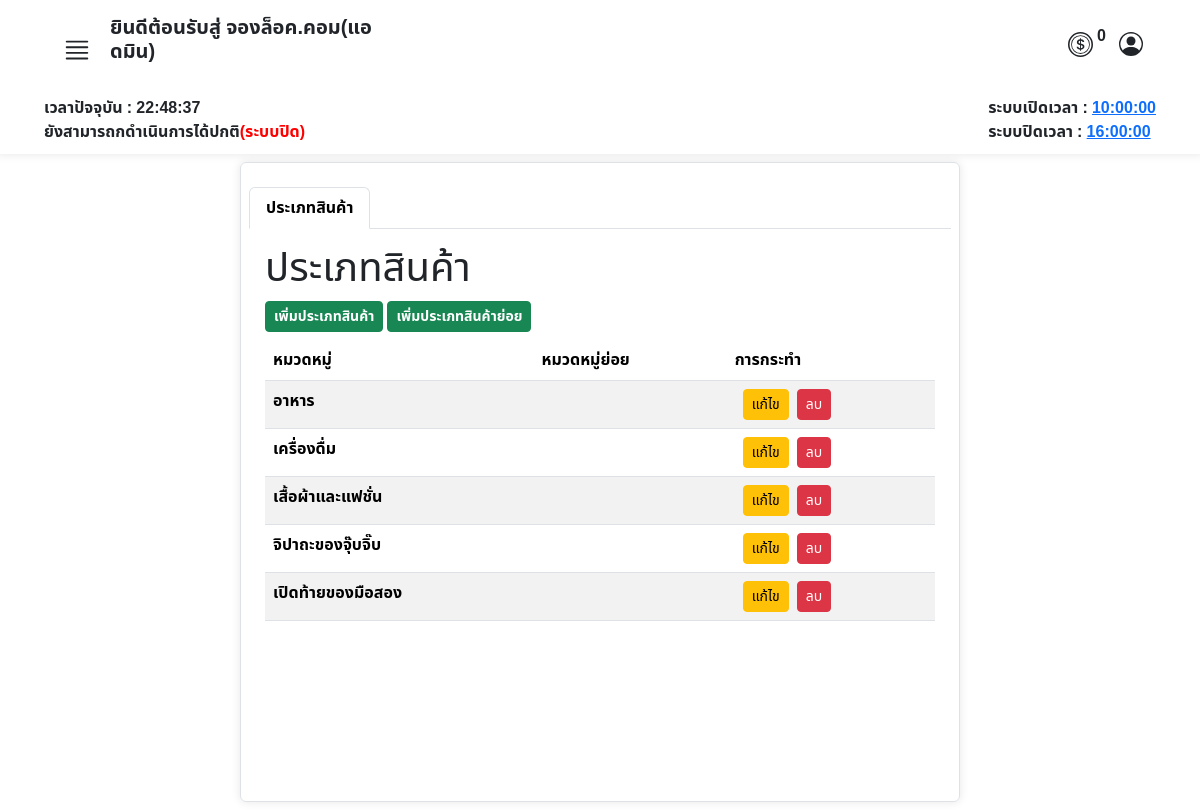
/admin/manage_cat.php (signed in), run on the app's committed database.
### tables this page shows
CREATE TABLE `operating_hours` (
  `id` int(11) NOT NULL,
  `opening_time` time NOT NULL,
  `closing_time` time NOT NULL
);

CREATE TABLE `category` (
  `id_category` int(11) NOT NULL,
  `cat_name` varchar(45) NOT NULL
);

### admin/manage_cat.php (the view, shortened to what this page needs)
<?php
require("../condb.php");
?>
<!DOCTYPE html>
<html lang="en">
<head>
    <link href="https://cdn.jsdelivr.net/npm/bootstrap@5.3.3/dist/css/bootstrap.min.css" rel="stylesheet">
    <link rel="stylesheet" href="../asset/css/font.css">
</head>
<body>
    <?php
    include('./admin_nav.php');
    ?>
    <div class="container mt-2 px-2 border bgcolor py-4 rounded overflow-auto" style="width: 60%; height: 40rem;">
        <ul class="nav nav-tabs" id="myTab">
            <li class="nav-item">
                <a class="nav-link active" data-bs-toggle="tab" href="#categort"><strong>ประเภทสินค้า</strong> </a>
            </li>
        </ul>
        <div class="tab-content " id="myTabContent">
            <div class="tab-pane fade show active mt-2 mx-2 p-2" id="categort">
                <div>
                    <h1>ประเภทสินค้า</h1>
                    <a href="#" class="btn btn-sm btn-success" type="button" data-bs-toggle="modal" data-bs-target="#AddCatModal">
                        <strong>เพิ่มประเภทสินค้า</strong>
                    </a>
                    <a href="#" class="btn btn-sm btn-success" type="button" data-bs-toggle="modal" data-bs-target="#AddSubCatModal">
                        <strong>เพิ่มประเภทสินค้าย่อย</strong>
                    </a>
                </div>
                <div class="mt-2">
                    <?php
                    $sql = "SELECT * FROM category";
                    $result = $conn->query($sql);
                    if ($result->num_rows > 0) {
                        echo "<table class='table table-striped'>";
                        echo "<thead><tr><th>หมวดหมู่</th><th>หมวดหมู่ย่อย</th><th>การกระทำ</th></tr></thead>";
                        echo "<tbody>";
                        while ($row = $result->fetch_assoc()) {
                            echo "<tr class='category-item' data-category-id='" . $row["id_category"] . "'>";
                            echo "<td><strong>" . $row["cat_name"] . "</strong></td>";
                            echo "<td>";
                            $id_category = $row["id_category"];
                            $cat_name = $row["cat_name"];
                            $sub_sql = "SELECT * FROM sub_category WHERE id_category = $id_category";
                            $sub_result = $conn->query($sub_sql);
                            $subcategories = [];
                            if ($sub_result->num_rows > 0) {
                                while ($sub_row = $sub_result->fetch_assoc()) {
                                    $subcategories[] = $sub_row["sub_cat_name"];
                                }
                            } else {
                                echo "No subcategories found for this category.";
                            }
                            $subcategories_str = implode(' ', $subcategories);
                            echo "</td>";
                            echo "<td>";
                            echo "<button class='btn btn-sm mx-2 btn-warning edit-btn'
                        type='button'
                        data-bs-toggle='modal'
                        data-bs-target='#EditModal'
                        data-bs-id='" . $id_category . "'
                        data-bs-cat_name='" . $cat_name . "'
                        data-bs-sub_cat_name='" . $subcategories_str . "'>แก้ไข</button>";
                            echo "<a href='#' class='btn btn-sm btn-danger' onclick='confirmDeleteCat(" . $id_category . ", \"" . $cat_name . "\"); return false;'>ลบ</a>";
                            echo "</td>";
                            echo "</tr>";
                        }
                        echo "</tbody></table>";
                    } else {
                        echo "0 results";
                    }
                    ?>
                </div>
            </div>
        </div>
    </div>
</body>
</html>

### admin/admin_nav.php (shortened to what this page needs)
<nav class="row g-2 bgcolor">
    <div class="col-12 d-flex justify-content-between px-5 py-3">
        <div class="col-4">
            <div class="d-flex align-items-end ">
                <button class="btn" type="button" data-bs-toggle="offcanvas" data-bs-target="#offcanvasWithBothOptions" aria-controls="offcanvasWithBothOptions">
                </button>
                <h5>
                    <strong>ยินดีต้อนรับสู่ จองล็อค.คอม(แอดมิน)</strong>
                </h5>
            </div>
        </div>
        <div class="d-flex align-items-center ">
            <div class="row  ">
                <div class="col d-flex align-items-center justify-content-center">
                    <p class="ms-1">
                        <strong>
                            <?php
                            echo $_SESSION["token"];
                            ?>
                        </strong>
                    </p>
                </div>
            </div>
            <button class="btn " type="button" data-bs-toggle="modal" data-bs-target="#ProfileModal">
            </button>
        </div>
    </div>
    <?php
    require("../condb.php");
    $sql_time = "SELECT opening_time, closing_time FROM operating_hours LIMIT 1";
    $result = $conn->query($sql_time);
    $row_time = $result->fetch_assoc();
    $openingTime = $row_time['opening_time'];
    $closingTime = $row_time['closing_time'];
    ?>
    <div class="col-12 d-flex justify-content-between px-5">
        <strong>
            <div id="time"></div>
            <div id="status"></div>
        </strong>
        <strong>
            <div id="opening_time">ระบบเปิดเวลา : <a href="#" data-bs-toggle="modal" data-bs-target="#editTimeModal"><?php echo $openingTime; ?></a></div>
            <div id="closing_time">ระบบปิดเวลา : <a href="#" data-bs-toggle="modal" data-bs-target="#editTimeModal"><?php echo $closingTime; ?></a></div>
        </strong>
    </div>
</nav>

### admin/manage_cat.php (style rules this page uses)
body { background-image: url(../asset/img/img.market2.jpg); width: 100%; height: 100%; background-repeat: repeat; background-size: cover; }
.category-item { cursor: pointer; }

### admin/admin_nav.php (style rules this page uses)
.bgcolor { background-color: rgba(255, 255, 255, 0.9); padding-bottom: 10px; box-shadow: 0 0 10px rgba(0, 0, 0, 0.1); }

### data on the page
operating_hours: opening_time "10:00:00", closing_time "16:00:00"
category: cat_name "อาหาร"
category: cat_name "เครื่องดื่ม"
category: cat_name "เสื้อผ้าและแฟชั่น"
category: cat_name "จิปาถะของจุ๊บจิ๊บ"
category: cat_name "เปิดท้ายของมือสอง"

### other printed values
$_SESSION["token"] "0"
